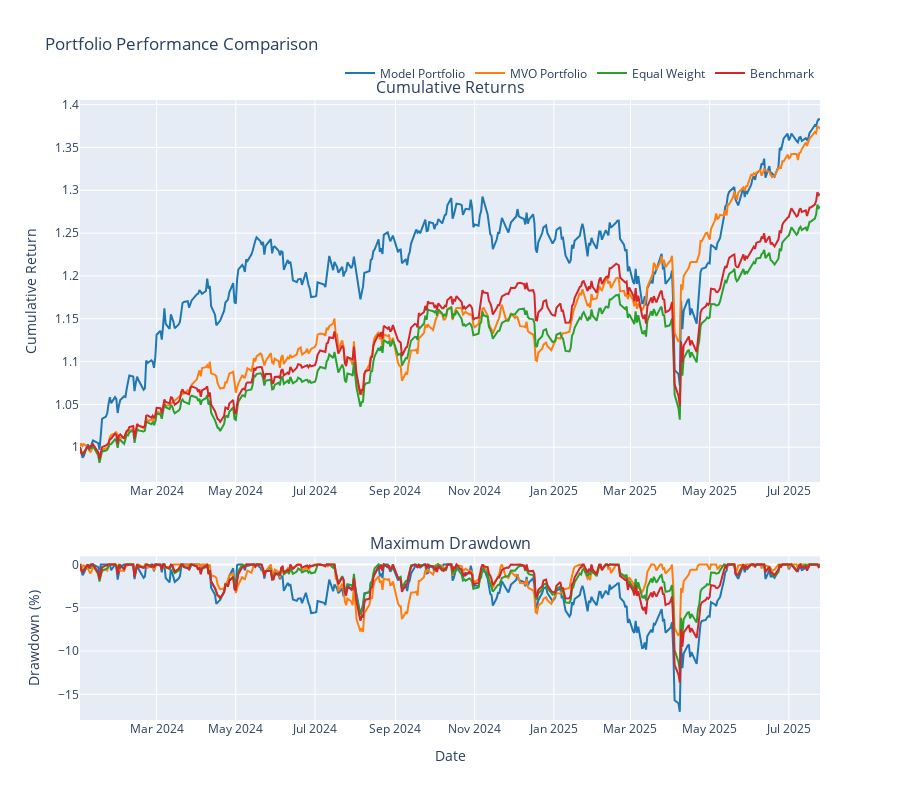

Source (notebook cell):
### Code cell
# Plotting
fig = make_subplots(
    rows=2, cols=1,
    subplot_titles=('Cumulative Returns', 'Maximum Drawdown'),
    vertical_spacing=0.12,
    row_heights=[0.7, 0.3]
)

colors = ['#1f77b4', '#ff7f0e', '#2ca02c', '#d62728']

# Plot cumulative returns
for i, (name, returns) in enumerate(portfolio_returns.items()):
    #if name != 'Benchmark':
    cumulative_returns = (1 + returns).cumprod()
    fig.add_trace(
        go.Scatter(
            x=cumulative_returns.index,
            y=cumulative_returns.values,
            mode='lines',
            name=name,
            line=dict(color=colors[i], width=2),
            showlegend=True
        ),
        row=1, col=1
    )

# Plot drawdowns
for i, (name, returns) in enumerate(portfolio_returns.items()):
#if name != 'Benchmark':
    cumulative = (1 + returns).cumprod()
    rolling_max = cumulative.expanding().max()
    drawdown = (cumulative - rolling_max) / rolling_max * 100
    
    fig.add_trace(
        go.Scatter(
            x=drawdown.index,
            y=drawdown.values,
            mode='lines',
            name=name,
            line=dict(color=colors[i], width=2),
            showlegend=False
        ),
        row=2, col=1
    )

# Update layout
fig.update_layout(
    title='Portfolio Performance Comparison',
    height=800,
    hovermode='x unified',
    legend=dict(
        orientation="h",
        yanchor="bottom",
        y=1.02,
        xanchor="right",
        x=1
    )
)

fig.update_xaxes(title_text="Date", row=2, col=1)
fig.update_yaxes(title_text="Cumulative Return", row=1, col=1)
fig.update_yaxes(title_text="Drawdown (%)", row=2, col=1)

fig.show()

# Save the plot to a file
fig.write_html(f'{output_dir}/{train_type}/portfolio_performance_{model_type}_run_{run_no}.html')
# save image to file
fig.write_image(f'{output_dir}/{train_type}/portfolio_performance_{model_type}_run_{run_no}.png')

### Figure 1 — Plotly figure (JSON) as saved in the notebook; plotly's stock layout.template omitted (floating-point values rounded to 4 significant figures; data arrays with more than 128 entries replaced by an {"elided": "..."} marker saying what was removed)
{"data": [{"line": {"color": "#1f77b4", "width": 2}, "mode": "lines", "name": "Model Portfolio", "showlegend": true, "type": "scatter", "x": {"elided": "392 str values"}, "xaxis": "x", "y": {"elided": "392 float values"}, "yaxis": "y"}, {"line": {"color": "#ff7f0e", "width": 2}, "mode": "lines", "name": "MVO Portfolio", "showlegend": true, "type": "scatter", "x": {"elided": "392 str values"}, "xaxis": "x", "y": {"elided": "392 float values"}, "yaxis": "y"}, {"line": {"color": "#2ca02c", "width": 2}, "mode": "lines", "name": "Equal Weight", "showlegend": true, "type": "scatter", "x": {"elided": "392 str values"}, "xaxis": "x", "y": {"elided": "392 float values"}, "yaxis": "y"}, {"line": {"color": "#d62728", "width": 2}, "mode": "lines", "name": "Benchmark", "showlegend": true, "type": "scatter", "x": {"elided": "392 str values"}, "xaxis": "x", "y": {"elided": "392 float values"}, "yaxis": "y"}, {"line": {"color": "#1f77b4", "width": 2}, "mode": "lines", "name": "Model Portfolio", "showlegend": false, "type": "scatter", "x": {"elided": "392 str values"}, "xaxis": "x2", "y": {"elided": "392 float values"}, "yaxis": "y2"}, {"line": {"color": "#ff7f0e", "width": 2}, "mode": "lines", "name": "MVO Portfolio", "showlegend": false, "type": "scatter", "x": {"elided": "392 str values"}, "xaxis": "x2", "y": {"elided": "392 float values"}, "yaxis": "y2"}, {"line": {"color": "#2ca02c", "width": 2}, "mode": "lines", "name": "Equal Weight", "showlegend": false, "type": "scatter", "x": {"elided": "392 str values"}, "xaxis": "x2", "y": {"elided": "392 float values"}, "yaxis": "y2"}, {"line": {"color": "#d62728", "width": 2}, "mode": "lines", "name": "Benchmark", "showlegend": false, "type": "scatter", "x": {"elided": "392 str values"}, "xaxis": "x2", "y": {"elided": "392 float values"}, "yaxis": "y2"}], "layout": {"annotations": [{"font": {"size": 16}, "showarrow": false, "text": "Cumulative Returns", "x": 0.5, "xanchor": "center", "xref": "paper", "y": 1, "yanchor": "bottom", "yref": "paper"}, {"font": {"size": 16}, "showarrow": false, "text": "Maximum Drawdown", "x": 0.5, "xanchor": "center", "xref": "paper", "y": 0.264, "yanchor": "bottom", "yref": "paper"}], "height": 800, "hovermode": "x unified", "legend": {"orientation": "h", "x": 1, "xanchor": "right", "y": 1.02, "yanchor": "bottom"}, "title": {"text": "Portfolio Performance Comparison"}, "xaxis": {"anchor": "y", "domain": [0, 1]}, "xaxis2": {"anchor": "y2", "domain": [0, 1], "title": {"text": "Date"}}, "yaxis": {"anchor": "x", "domain": [0.384, 1], "title": {"text": "Cumulative Return"}}, "yaxis2": {"anchor": "x2", "domain": [0, 0.264], "title": {"text": "Drawdown (%)"}}}}
